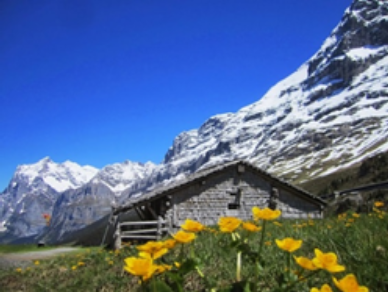
%> input picture INM460-ComputerVision/labs/Holiday.png, 388 x 292 px
$ octave MatchCode.m   (GNU Octave 9; MATLAB toolbox functions it lacks are replaced by stand-ins)
%> lines starting %> are read from the running program, lines starting %| are printed output that depends on the picture
% Test: match code to transformed image
clear all;
clc;

I = imread('Holiday.png');
%> I is the input picture: size 292x388x3 uint8; mean R, G, B 83.8, 105.5, 144.9
R = imref2d([700,700]);
% Transformation 1 - move along y axis, no distortion
A = affine2d([.5 0 0; 0 .5 100; 0 0 1]');
[J, RJ] = imwarp(I, A, 'OutputView', R);
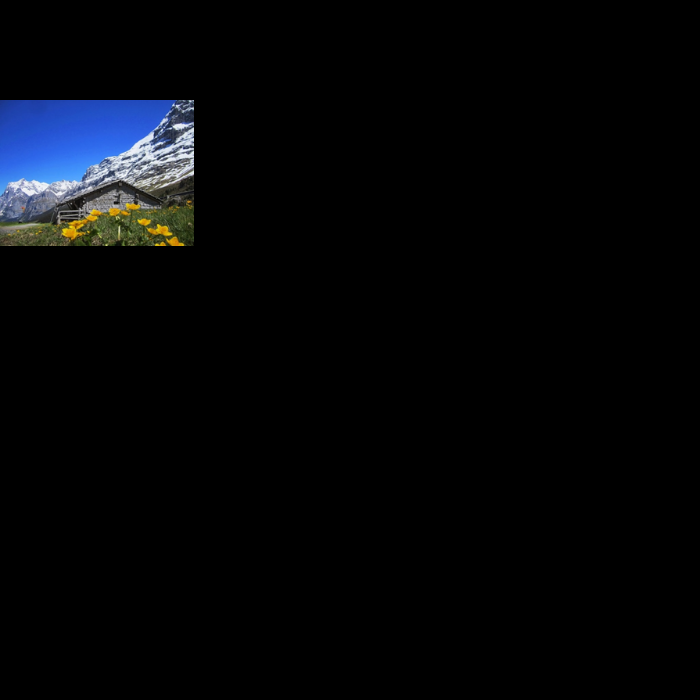
%> J: size 700x700x3 uint8; mean R, G, B 4.8, 6.1, 8.4
imshow(J, RJ);

% Transformation 4 - move along y axis, y distortion
A = affine2d([0 .5 0; .5 .5 100; 0 0 1]');
[J, RJ] = imwarp(I, A, 'OutputView', R);
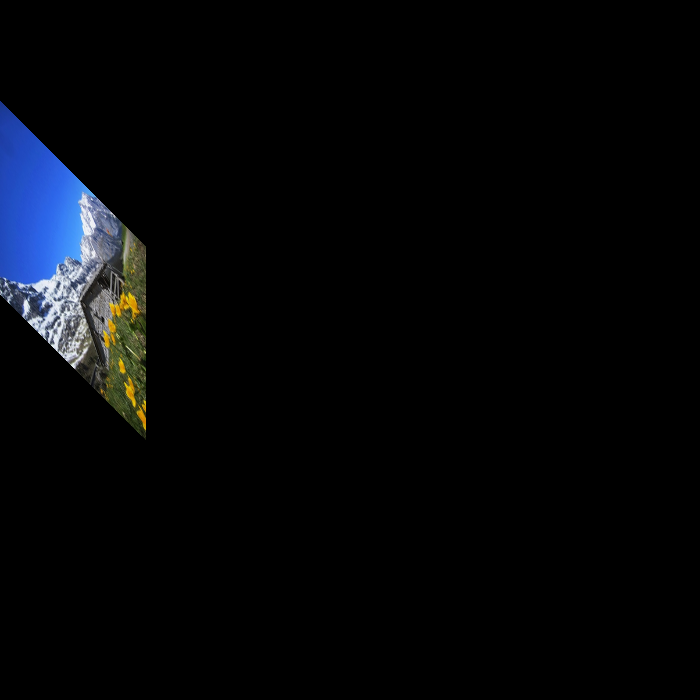
%> J: size 700x700x3 uint8; mean R, G, B 4.8, 6.1, 8.4; mean of the top-left, top-right, bottom-left and bottom-right quarters 23.3, 0, 2.4, 0
imshow(J, RJ);

% Transformation 3 - move along x axis, x distortion
A = affine2d([.5 .5 100; 0 .5 0; 0 0 1]');
[J, RJ] = imwarp(I, A, 'OutputView', R);
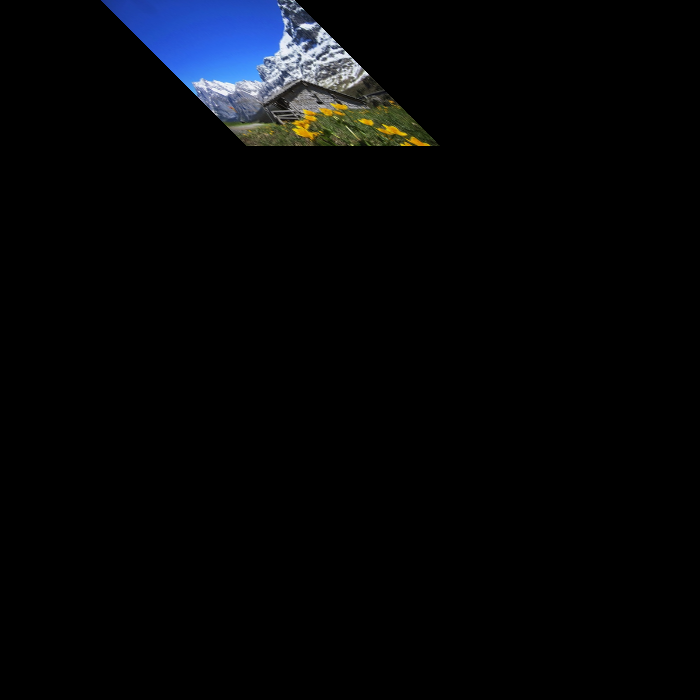
%> J: size 700x700x3 uint8; mean R, G, B 4.8, 6.1, 8.4; mean of the top-left, top-right, bottom-left and bottom-right quarters 23.3, 2.4, 0, 0
imshow(J, RJ);

% Transformation 2 - move along x axis, no distortion
A = affine2d([.5 0 100; 0 .5 0; 0 0 1]');
[J, RJ] = imwarp(I, A, 'OutputView', R);
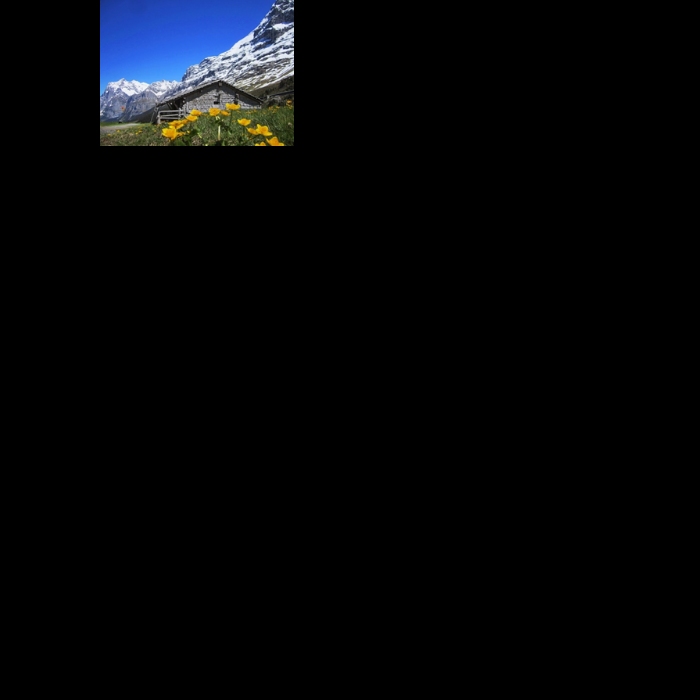
%> J: size 700x700x3 uint8; mean R, G, B 4.8, 6.1, 8.4; mean of the top-left, top-right, bottom-left and bottom-right quarters 25.7, 0, 0, 0
imshow(J, RJ);

$ run again, with INM460-ComputerVision/labs/LicensePlate.png copied over INM460-ComputerVision/labs/Holiday.png
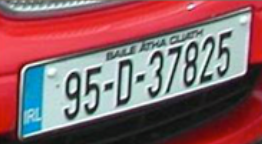
%> input picture INM460-ComputerVision/labs/LicensePlate.png, 262 x 144 px
%> I is the input picture: size 144x262x3 uint8; mean R, G, B 138.9, 98.3, 102.9
%> `[J, RJ] = imwarp(I, A, 'OutputView', R);`:
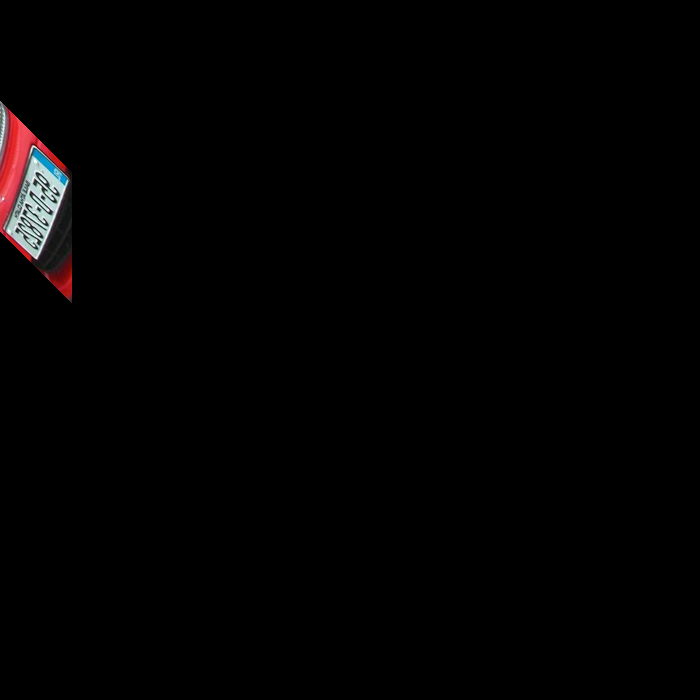
%> J: size 700x700x3 uint8; mean R, G, B 2.7, 1.9, 2; mean of the top-left, top-right, bottom-left and bottom-right quarters 8.7, 0, 0, 0
%> `[J, RJ] = imwarp(I, A, 'OutputView', R);`:
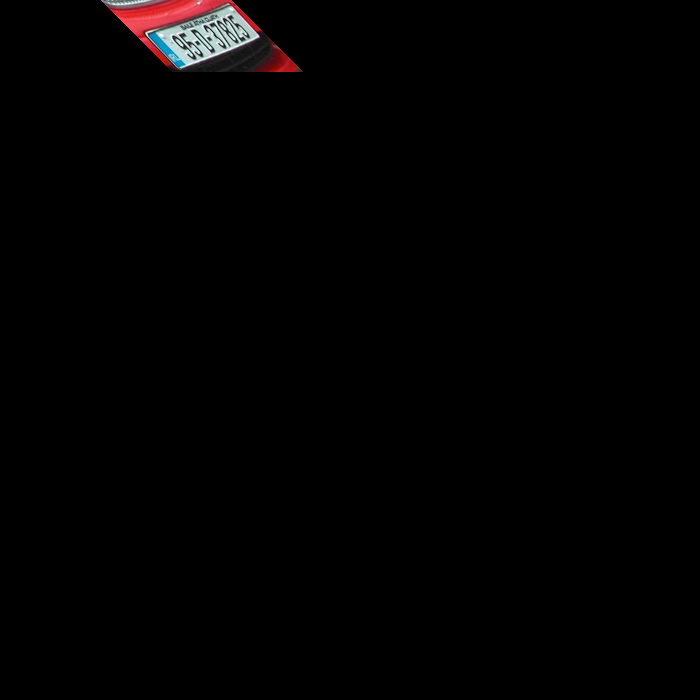
%> J: size 700x700x3 uint8; mean R, G, B 2.7, 1.9, 2; mean of the top-left, top-right, bottom-left and bottom-right quarters 8.7, 0, 0, 0

$ run again, with INM460-ComputerVision/labs/instagram.png copied over INM460-ComputerVision/labs/Holiday.png
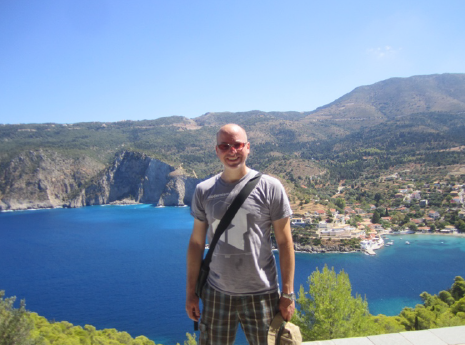
%> input picture INM460-ComputerVision/labs/instagram.png, 465 x 345 px
%> I is the input picture: size 345x465x3 uint8; mean R, G, B 121.7, 143.9, 168.1
%> `[J, RJ] = imwarp(I, A, 'OutputView', R);`:
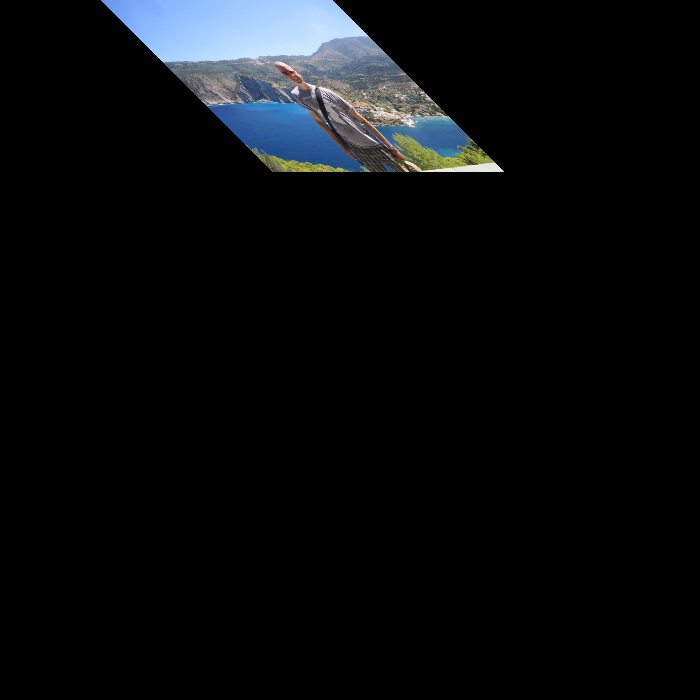
%> J: size 700x700x3 uint8; mean R, G, B 9.9, 11.7, 13.7; mean of the top-left, top-right, bottom-left and bottom-right quarters 35.6, 11.5, 0, 0
%> `[J, RJ] = imwarp(I, A, 'OutputView', R);`:
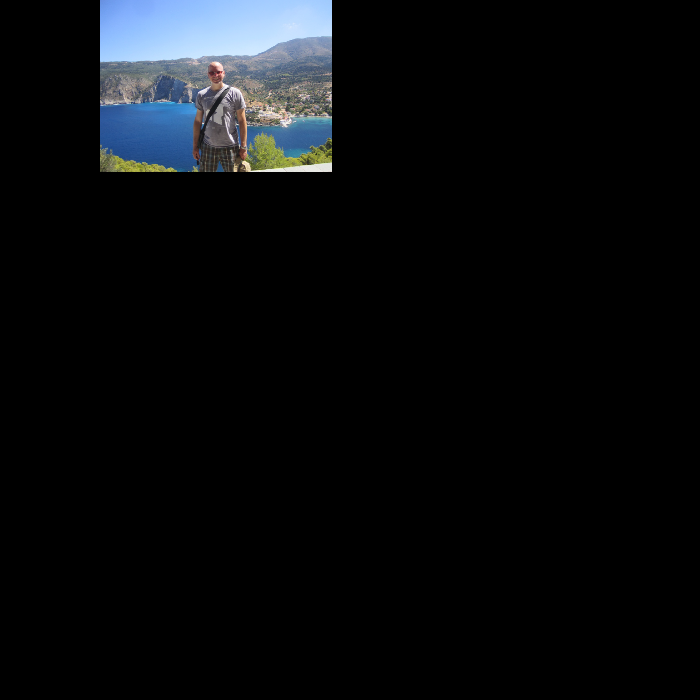
%> J: size 700x700x3 uint8; mean R, G, B 9.9, 11.7, 13.7; mean of the top-left, top-right, bottom-left and bottom-right quarters 47.1, 0, 0, 0

$ run again, with INM460-ComputerVision/labs/AlbumReview.bmp saved as INM460-ComputerVision/labs/Holiday.png
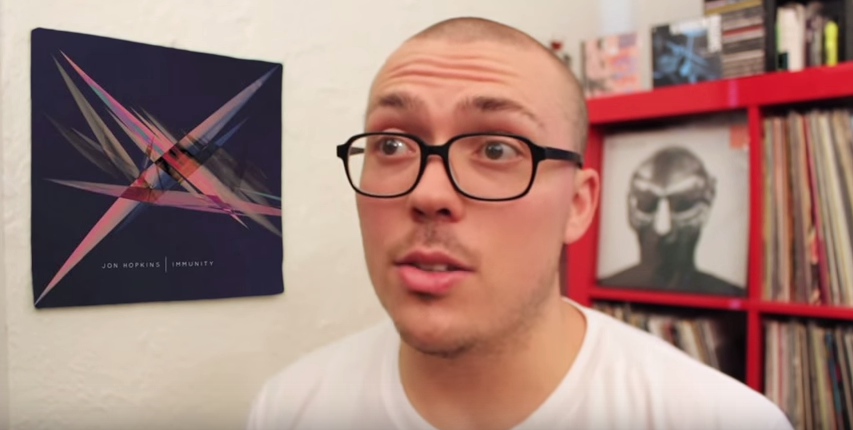
%> input picture INM460-ComputerVision/labs/AlbumReview.bmp, 853 x 430 px
%> I is the input picture: size 430x853x3 uint8; mean R, G, B 164.1, 130.6, 122
%> `[J, RJ] = imwarp(I, A, 'OutputView', R);`:
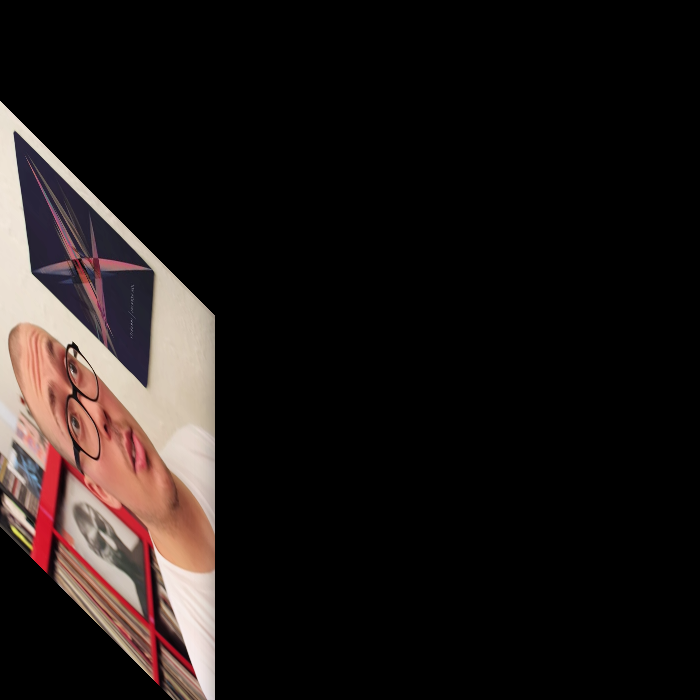
%> J: size 700x700x3 uint8; mean R, G, B 30.5, 24.2, 22.7
%> `[J, RJ] = imwarp(I, A, 'OutputView', R);`:
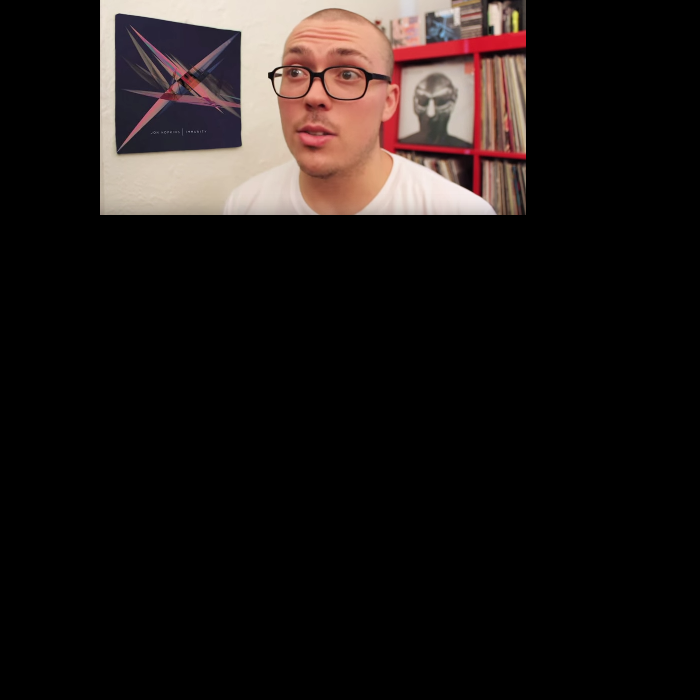
%> J: size 700x700x3 uint8; mean R, G, B 30.7, 24.4, 22.8; mean of the top-left, top-right, bottom-left and bottom-right quarters 62, 41.8, 0, 0
